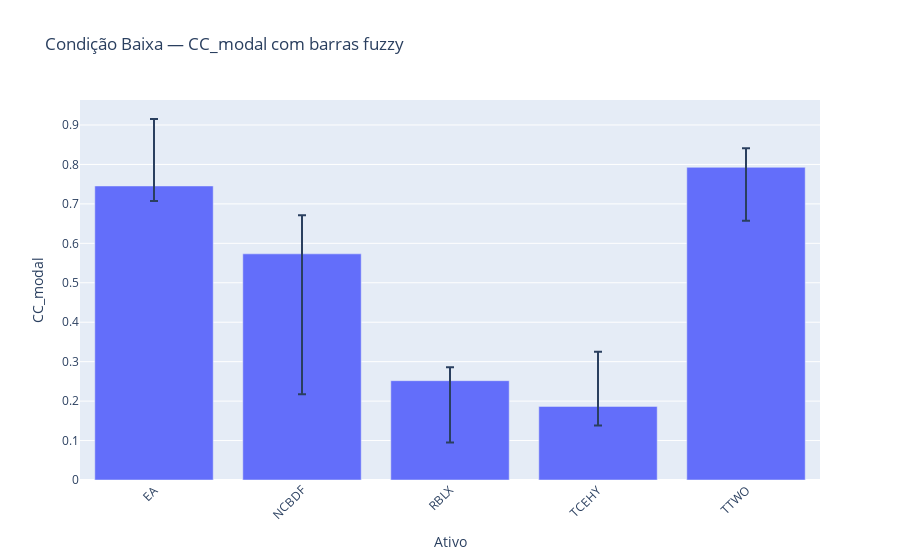
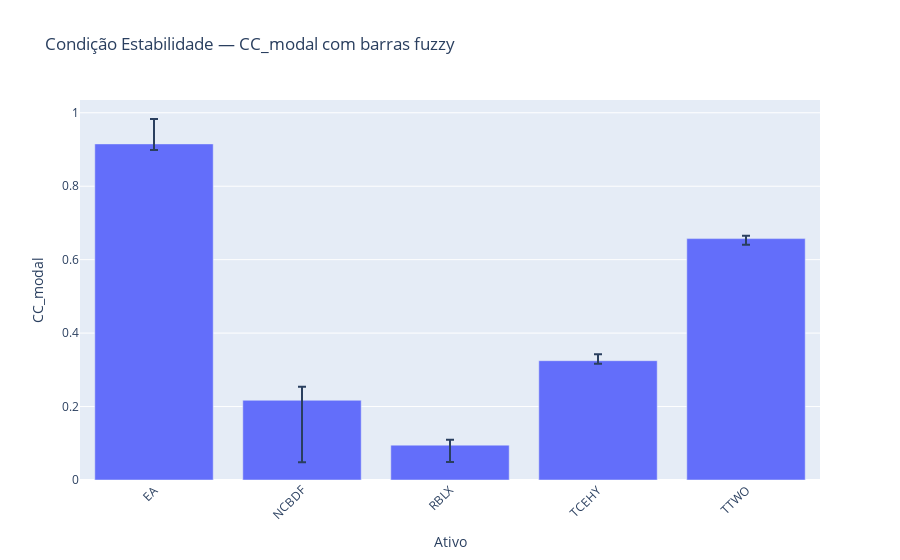
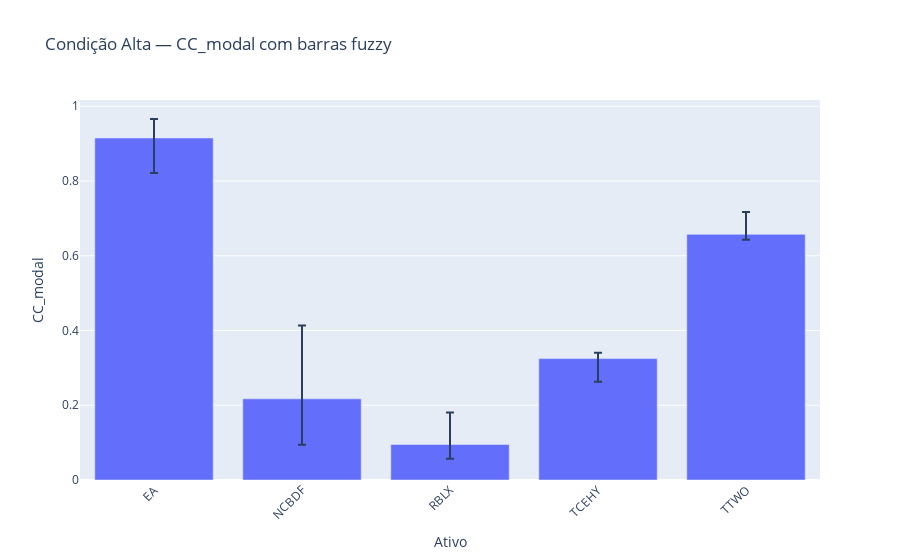

The cell these charts' notebook holds for them, in order:
### Code cell
def interpret_cc(results):
    """Imprime top3, bottom3, robustos, sensíveis e líderes consistentes, e gera gráficos em Plotly."""
    for cond, df in results.items():
        # Mapeia coluna 'symbol' para 'ativo' para Plotly
        d = df.reset_index().rename(columns={'symbol':'ativo'})
        # Gráfico de barras com barras de erro fuzzy
        fig = px.bar(
            d,
            x='ativo',
            y='modal',
            error_y=d['superior'] - d['modal'],
            error_y_minus=d['modal'] - d['inferior'],
            title=f"Condição {cond.capitalize()} — CC_modal com barras fuzzy",
            labels={"modal":"CC_modal","ativo":"Ativo"}
        )
        fig.update_layout(xaxis_tickangle=-45)
        fig.show()

# Chamamos a função para cada cenário
evaluate_interpretation = interpret_cc(results)

### Figure 1 — Plotly figure (JSON) as saved in the notebook; plotly's stock layout.template omitted (floating-point values rounded to 4 significant figures)
{"data": [{"alignmentgroup": "True", "error_y": {"array": [-0.03786, 0.09791, 0.0342, -0.04868, 0.0482], "arrayminus": [-0.1698, 0.3562, 0.1568, -0.1383, 0.1354]}, "hovertemplate": "Ativo=%{x}<br>CC_modal=%{y}<extra></extra>", "legendgroup": "", "marker": {"color": "#636efa", "pattern": {"shape": ""}}, "name": "", "offsetgroup": "", "orientation": "v", "showlegend": false, "textposition": "auto", "type": "bar", "x": ["EA", "NCBDF", "RBLX", "TCEHY", "TTWO"], "xaxis": "x", "y": [0.7454, 0.5733, 0.2518, 0.1866, 0.7927], "yaxis": "y"}], "layout": {"barmode": "relative", "legend": {"tracegroupgap": 0}, "title": {"text": "Condição Baixa — CC_modal com barras fuzzy"}, "xaxis": {"anchor": "y", "domain": [0, 1], "tickangle": -45, "title": {"text": "Ativo"}}, "yaxis": {"anchor": "x", "domain": [0, 1], "title": {"text": "CC_modal"}}}}

### Figure 2 — Plotly figure (JSON) as saved in the notebook; plotly's stock layout.template omitted (floating-point values rounded to 4 significant figures)
{"data": [{"alignmentgroup": "True", "error_y": {"array": [-0.01656, 0.03681, 0.01461, -0.008036, 0.007618], "arrayminus": [-0.06781, 0.1686, 0.04576, -0.01756, 0.01649]}, "hovertemplate": "Ativo=%{x}<br>CC_modal=%{y}<extra></extra>", "legendgroup": "", "marker": {"color": "#636efa", "pattern": {"shape": ""}}, "name": "", "offsetgroup": "", "orientation": "v", "showlegend": false, "textposition": "auto", "type": "bar", "x": ["EA", "NCBDF", "RBLX", "TCEHY", "TTWO"], "xaxis": "x", "y": [0.9152, 0.2171, 0.09496, 0.3249, 0.6573], "yaxis": "y"}], "layout": {"barmode": "relative", "legend": {"tracegroupgap": 0}, "title": {"text": "Condição Estabilidade — CC_modal com barras fuzzy"}, "xaxis": {"anchor": "y", "domain": [0, 1], "tickangle": -45, "title": {"text": "Ativo"}}, "yaxis": {"anchor": "x", "domain": [0, 1], "title": {"text": "CC_modal"}}}}

### Figure 3 — Plotly figure (JSON) as saved in the notebook; plotly's stock layout.template omitted (floating-point values rounded to 4 significant figures)
{"data": [{"alignmentgroup": "True", "error_y": {"array": [-0.09341, 0.196, 0.08584, -0.06213, 0.0599], "arrayminus": [-0.05077, 0.1229, 0.03814, -0.01545, 0.01452]}, "hovertemplate": "Ativo=%{x}<br>CC_modal=%{y}<extra></extra>", "legendgroup": "", "marker": {"color": "#636efa", "pattern": {"shape": ""}}, "name": "", "offsetgroup": "", "orientation": "v", "showlegend": false, "textposition": "auto", "type": "bar", "x": ["EA", "NCBDF", "RBLX", "TCEHY", "TTWO"], "xaxis": "x", "y": [0.9152, 0.2171, 0.09496, 0.3249, 0.6573], "yaxis": "y"}], "layout": {"barmode": "relative", "legend": {"tracegroupgap": 0}, "title": {"text": "Condição Alta — CC_modal com barras fuzzy"}, "xaxis": {"anchor": "y", "domain": [0, 1], "tickangle": -45, "title": {"text": "Ativo"}}, "yaxis": {"anchor": "x", "domain": [0, 1], "title": {"text": "CC_modal"}}}}
